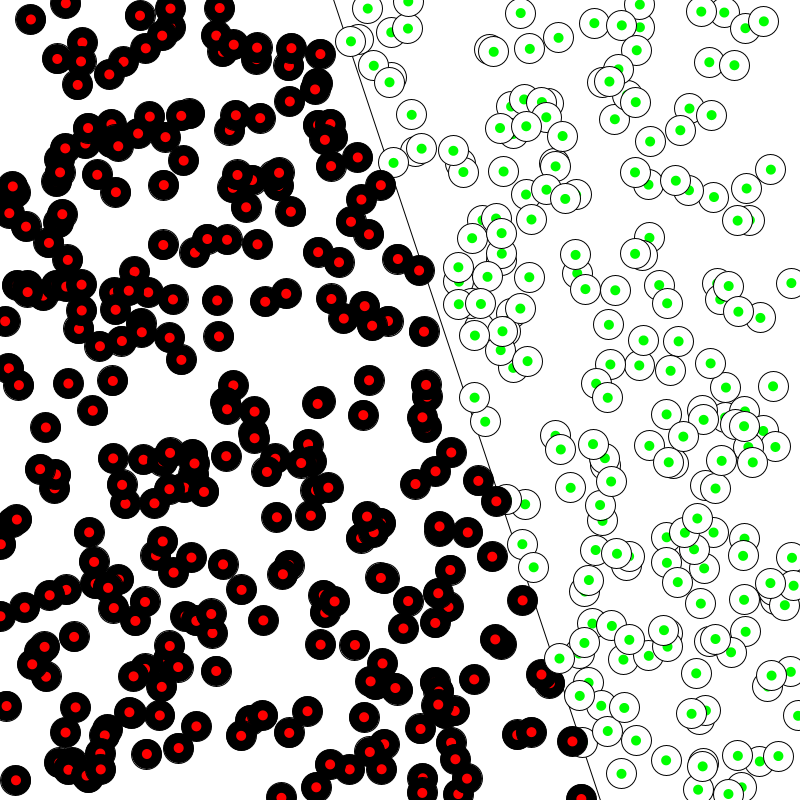
Frame 1 (no input)
Frame 60 (the mouse pressed at the canvas centre just before this capture): identical to frame 1, image omitted
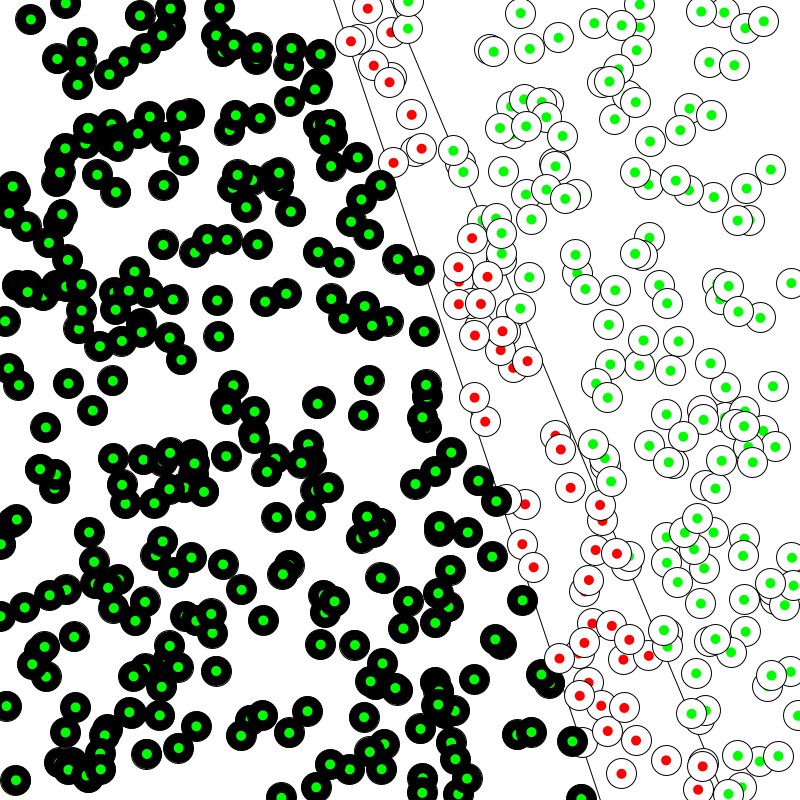
Frame 120 (the mouse held since frame 60 and released just before this capture)

The Processing sketch that drew these frames (run headless with seeded random() and noise(); from frame 60 on, the mouse is pressed at the canvas centre):

// Processing sketch: NeuralNetwork
// ── NeuralNetwork.pde
Perceptron brain;
Point[] points;

Boolean inTraining;
Boolean eachPoint;
int trainingIndex = 0;

void setup() {
    size(800, 800);
    
    brain = new Perceptron(0.1, 3);
    points = new Point[500];
    inTraining = false;
    eachPoint = false;
    
    for (int i = 0; i < points.length; i++) {
        points[i] = new Point();
    }
}

void draw() {
    background(255);
    stroke(0);
    
    // draw line that is reference for training    
    Point p1 = new Point( -1, f( -1));
    Point p2 = new Point(1, f(1));
    line(p1.pixelX(), p1.pixelY(), p2.pixelX(), p2.pixelY());
    
    // draw wut the perceptron THINKS the reference line is
    Point p3 = new Point( -1, brain.guessY( -1));
    Point p4 = new Point(1, brain.guessY(1));
    line(p3.pixelX(), p3.pixelY(), p4.pixelX(), p4.pixelY());
    
    
    // DEBUG
    //println(brain.weights);
    
    for (Point pt : points) {
        // show training points
        pt.show();
        
        // each point will help train perceptron
        float[] inputs = {pt.x, pt.y, pt.bias};
        int target = pt.label;
        
        // indicate perceptron's current guess
        int guess = brain.guess(inputs);
        if (guess == target) {
            fill(0, 255, 0);
        } else {
            fill(255, 0, 0);
        }
        noStroke();
        circle(pt.pixelX(), pt.pixelY(), 10);
        
        if (inTraining) { // train on all points each frame
            brain.train(inputs, target);
        }
    }
    
    if (eachPoint) { // train one point per frame
        Point training = points[trainingIndex++];
        float[] inputs = {training.x, training.y, training.bias};
        int target = training.label;
        brain.train(inputs, target);
        if (trainingIndex == points.length) {
            trainingIndex = 0;
        }
    }
}

// train on every current training point on mouseclick
void mousePressed() {
    // for each point in the training data
    for (Point pt : points) {
        // send in each point as inputs for training
        float[] inputs = {pt.x, pt.y, pt.bias};
        int target = pt.label;
        brain.train(inputs, target);
    }
}

void keyPressed() {
    if (key == 't') {
        inTraining = !inTraining;
    } else if (key == 'e') {
        eachPoint = !eachPoint;
    }
}

// ── Perceptron.pde
public class Perceptron {
    //float[] weights = {1, -1}; // "correct" weights
    
    // members
    float[] weights;
    float learningRate;
    
    // constructor
    Perceptron(float learningRate, int nWeights) {
        weights = new float[nWeights];
        this.learningRate = learningRate;
        
        // initial weights random between - 1 and 1
        for (int i = 0; i < weights.length; i++) {
            weights[i] = random( -1, 1);
        }
        
    }
    
    // ouput guess by weighted sum of inputs compared to 0
    int guess(float[] inputs) {
        float sum = 0;
        for (int i = 0; i < weights.length; i++) {
            sum += inputs[i] * weights[i];
        }
        return sign(sum); 
    }
    
    // activation function
    int sign(float n) {
        if (n >= 0) {
            return 1;
        } else {
            return( -1);
        }
    }
    
    void train(float[] inputs, int target) {
        int guess = guess(inputs);
        int error = target - guess;
        
        // adjust all the weights
        for (int i = 0; i < weights.length; i++) {
            weights[i] += error * inputs[i] * learningRate;
        }
    }
    
    // guess for what line is
    float guessY(float x) {
        float w0 = weights[0];
        float w1 = weights[1];
        float w2 = weights[2];
        
        return( -1) * (w2 / w1) - (w0 / w1) * x;
    }
}

// ── Training.pde
float f(float x) {
    // y = mx + b
    return -3 * x + .5;
}

public class Point {
    float x;
    float y;
    float bias;
    int label;
    
    Point() {
        this.x = random( -1, 1);
        this.y = random( -1, 1);
        this.bias = 1;
        
        // checks if above specified line for "training data"
        float lineY = f(x);
        if (y > lineY) {
            label = 1;
        } else {
            label = -1;
        }
    }
    
    Point(float x, float y) {
        this.x = x;
        this.y = y;
        this.bias = 1;
        
        // checks if above y=x for "training data"
        if (x > y) {
            label = 1;
        } else {
            label = -1;
        }
    }
    
    // display training data
    void show() {
        stroke(0);
        if (label == 1) {
            fill(255);
        } else {
            fill(0);
        }
        
        float px = pixelX();
        float py = pixelY();
        circle(px, py, 30);
    }
    
    float pixelX() {
        return map(x, -1, 1, 0, width);
    }
    
    float pixelY() {
        return map(y, -1, 1, height, 0);
    }
}
